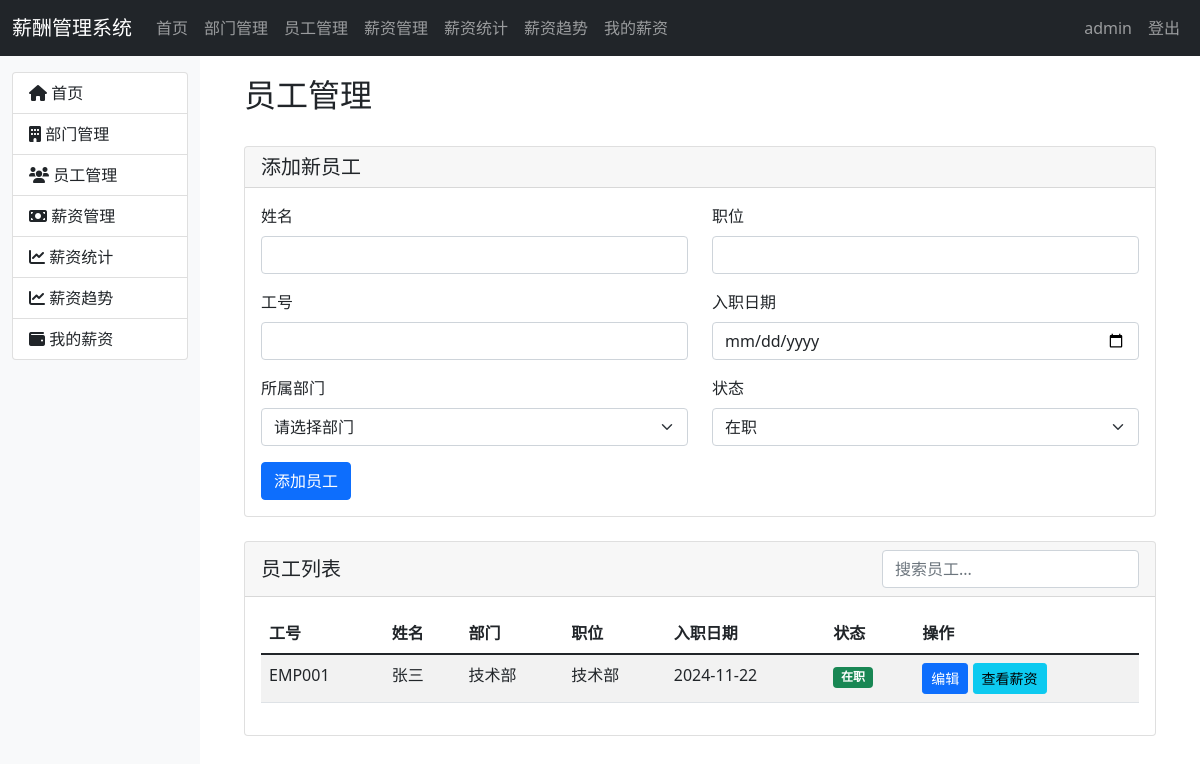
Before: /employees (signed in) with the older database file.
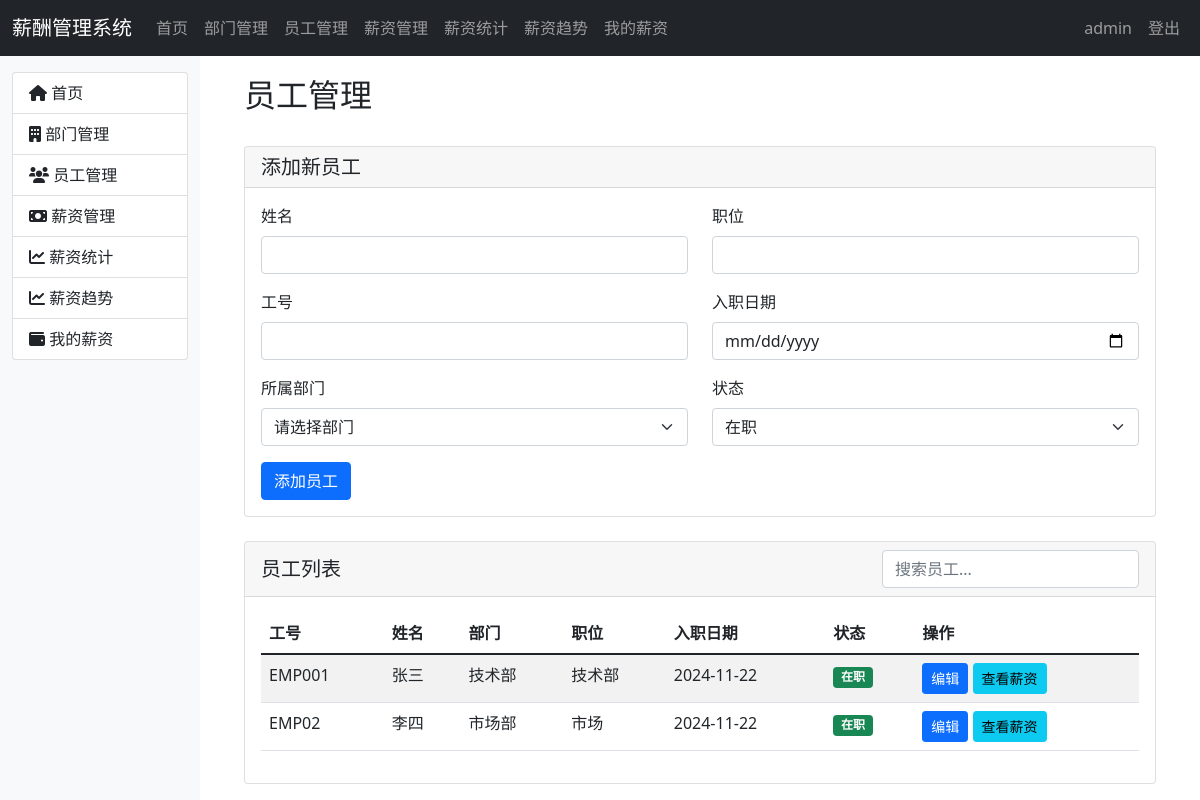
After: the same page with the newer database file.
### app.py (models this page shows)
class Employee(db.Model):
    id = db.Column(db.Integer, primary_key=True)
    name = db.Column(db.String(80), nullable=False)
    employee_id = db.Column(db.String(20), unique=True, nullable=False)  # 工号
    department_id = db.Column(db.Integer, db.ForeignKey('department.id', ondelete='SET NULL'), nullable=True)
    position = db.Column(db.String(80))
    entry_date = db.Column(db.Date, nullable=False)
    status = db.Column(db.String(20), default='active')  # active, resigned, suspended
    created_at = db.Column(db.DateTime, default=datetime.utcnow)
    salaries = db.relationship('Salary', backref='employee', lazy=True)

class Department(db.Model):
    id = db.Column(db.Integer, primary_key=True)
    name = db.Column(db.String(80), unique=True, nullable=False)
    description = db.Column(db.String(200))
    created_at = db.Column(db.DateTime, default=datetime.utcnow)
    employees = db.relationship('Employee', backref='department', lazy=True)

### app.py (the view, shortened to what this page needs)
@app.route('/employees', methods=['GET', 'POST'])
@login_required
def employees():
    employees = Employee.query.all()
    departments = Department.query.all()
    return render_template('employees.html', employees=employees, departments=departments)

### app.py (called while the page is built)
@login_manager.user_loader
def load_user(user_id):
    return User.query.get(int(user_id))

### templates/employees.html (shortened to what the changed rows need)
{% extends "base.html" %}
{% block content %}
<div class="container">
    <div class="row mb-4">
        <div class="col-12">
            <h2>员工管理</h2>
        </div>
    </div>
    <div class="row">
        <div class="col-12">
            <div class="card">
                <div class="card-body">
                    <div class="table-responsive">
                        <table class="table table-striped" id="employeesTable">
                            <thead>
                                <tr>
                                    <th>工号</th>
                                    <th>姓名</th>
                                    <th>部门</th>
                                    <th>职位</th>
                                    <th>入职日期</th>
                                    <th>状态</th>
                                    <th>操作</th>
                                </tr>
                            </thead>
                            <tbody>
                                {% for emp in employees %}
                                <tr>
                                    <td>{{ emp.employee_id }}</td>
                                    <td>{{ emp.name }}</td>
                                    <td>{{ emp.department.name if emp.department else '未分配' }}</td>
                                    <td>{{ emp.position }}</td>
                                    <td>{{ emp.entry_date.strftime('%Y-%m-%d') }}</td>
                                    <td>
                                        <span class="badge {% if emp.status == 'active' %}bg-success{% elif emp.status == 'resigned' %}bg-danger{% else %}bg-warning{% endif %}">
                                            {{ {'active': '在职', 'resigned': '离职', 'suspended': '停职'}[emp.status] }}
                                        </span>
                                    </td>
                                    <td>
                                        <button class="btn btn-sm btn-primary" onclick="editEmployee({{ emp.id }})">
                                            编辑
                                        </button>
                                        <button class="btn btn-sm btn-info" onclick="viewSalary({{ emp.id }})">
                                            查看薪资
                                        </button>
                                    </td>
                                </tr>
                                {% endfor %}
                            </tbody>
                        </table>
                    </div>
                </div>
            </div>
        </div>
    </div>
</div>
{% endblock %}

Changed rows visible on the page:
added Employee: employee_id "EMP02", name "李四", department "市场部", position "市场", entry_date "2024-11-22", status "在职"
